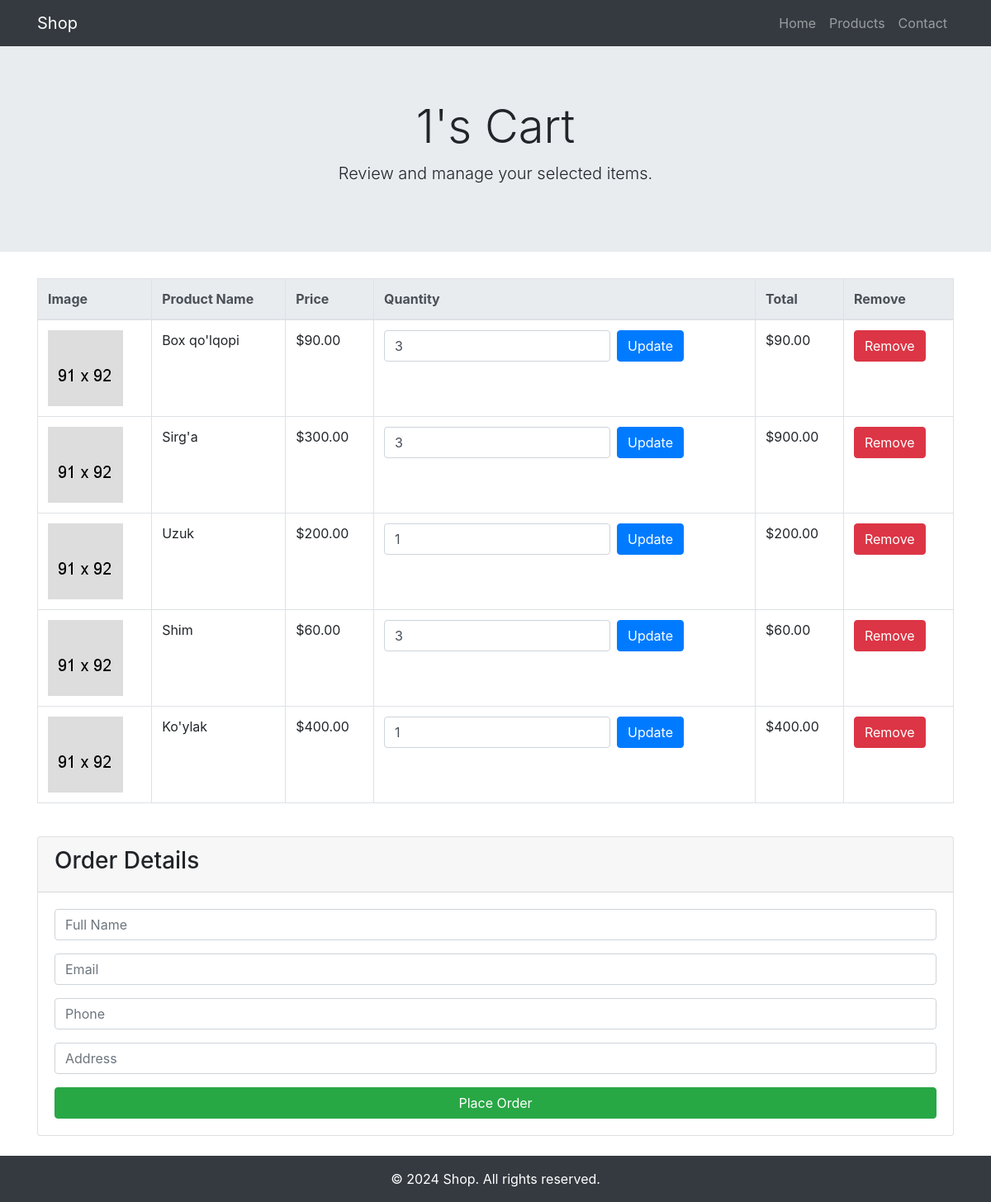
/main/user/mycart/ (signed in), run on an earlier commit of the app's database.
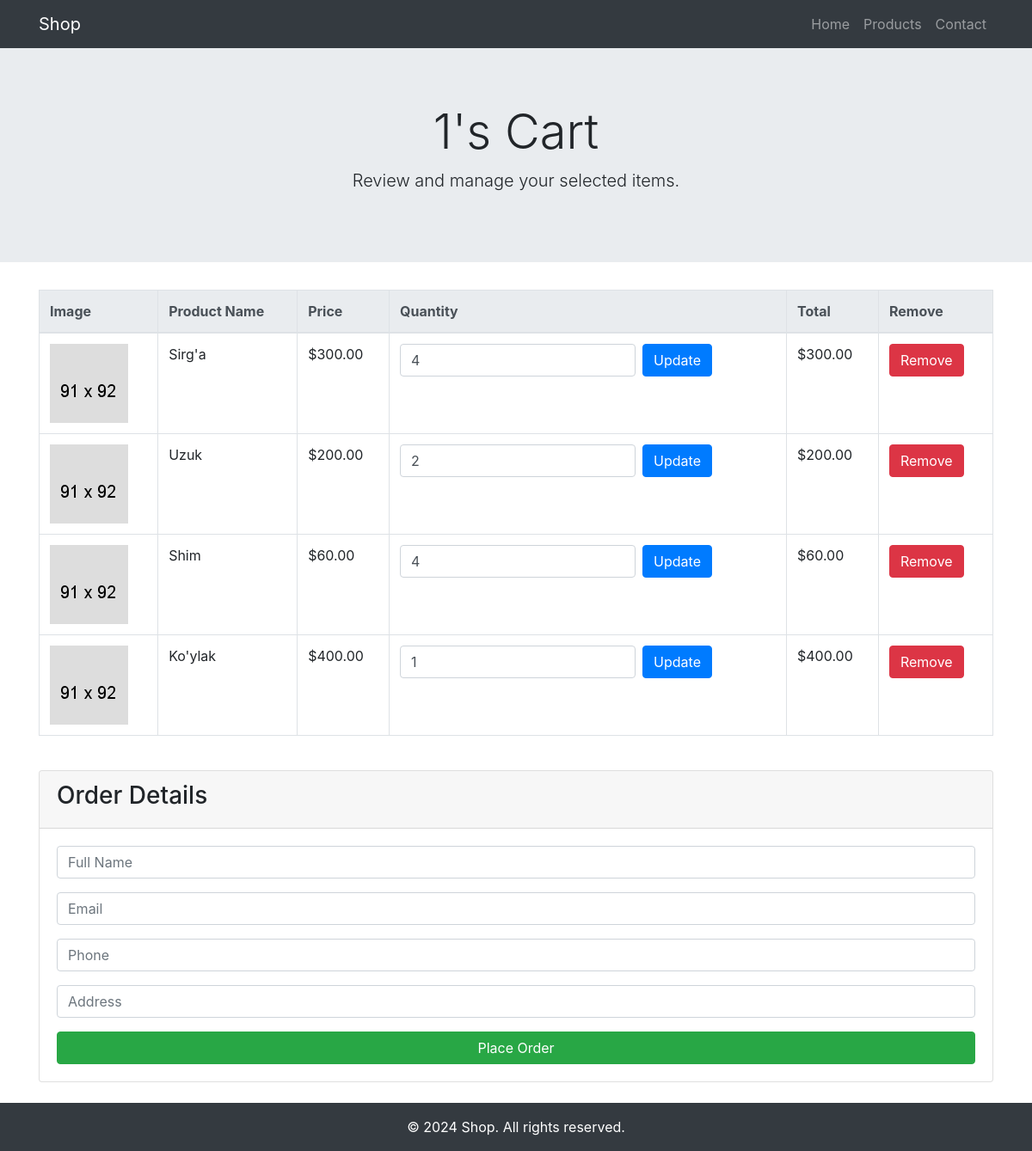
And on a later commit of the database.
### Goods/models.py (models this page shows, shortened)
class Cart(models.Model):
    author = models.ForeignKey(User, on_delete=models.SET_NULL, null=True, related_name='carts')
    is_active = models.BooleanField(default=True)
    shopping_date = models.DateTimeField(blank=True, null=True)

class CartProduct(models.Model):
    productImg = models.ForeignKey(ProductImg, on_delete=models.SET_NULL, null=True, related_name='cart_products')
    product = models.ForeignKey(Product, on_delete=models.SET_NULL, null=True)
    cart = models.ForeignKey(Cart, on_delete=models.CASCADE, related_name='cart_products')
    quantity = models.PositiveIntegerField(default=1)
    total_price = models.DecimalField(max_digits=10, decimal_places=2, blank=True, null=True)

class Product(models.Model):
    name = models.CharField(max_length=255)
    quantity = models.PositiveIntegerField(default=1)
    price = models.DecimalField(max_digits=8, decimal_places=2)
    category = models.ForeignKey(Category, on_delete=models.CASCADE, related_name='products')
    description = models.TextField()

### Goods/user/views.py (the view)
# urls.py: path('mycart/', views.myCart, name='mycart'),
def myCart(request):
    cart = models.Cart.objects.get(author=request.user, is_active=True)
    cartProduct = models.CartProduct.objects.filter(cart=cart)
    context = {}
    context['cart']=cart
    context['cartpro']=cartProduct
    return render(request, 'user/detail.html', context)

### templates/user/detail.html (shortened to what this page needs)
<!DOCTYPE html>
{% load static %}
<html lang="en">
<head>
    <link href="https://stackpath.bootstrapcdn.com/bootstrap/4.5.2/css/bootstrap.min.css" rel="stylesheet">
</head>
<body>
    <nav class="navbar navbar-expand-lg navbar-dark bg-dark">
        <div class="container">
            <a class="navbar-brand" href="{% url 'index' %}">Shop</a>
            <div class="collapse navbar-collapse" id="navbarNav">
                <ul class="navbar-nav ml-auto">
                    <li class="nav-item">
                        <a class="nav-link" href="{% url 'index' %}">Home</a>
                    </li>
                    <li class="nav-item">
                        <a class="nav-link" href="#">Products</a>
                    </li>
                    <li class="nav-item">
                        <a class="nav-link" href="#">Contact</a>
                    </li>
                </ul>
            </div>
        </div>
    </nav>
    <div class="jumbotron jumbotron-fluid text-center">
        <div class="container">
            <h1 class="display-4">{{ cart.author.username }}'s Cart</h1>
            <p class="lead">Review and manage your selected items.</p>
        </div>
    </div>
    <div class="container mt-4">
        <div class="table-responsive">
            <table class="table table-bordered table-hover">
                <thead class="thead-light">
                    <tr>
                        <th>Image</th>
                        <th>Product Name</th>
                        <th>Price</th>
                        <th>Quantity</th>
                        <th>Total</th>
                        <th>Remove</th>
                    </tr>
                </thead>
                <tbody>
                    {% for pro in cartpro %}
                    <tr>
                        <td>
                            <a href="#"><img width="91" height="91" src="{% static 'assets/img/cart/cat-img-1.png' %}" alt="Image" class="img-fluid"></a>
                        </td>
                        <td>{{ pro.product.name }}</td>
                        <td>${{ pro.product.price }}</td>
                        <td>
                            <form action="{% url 'substract' pro.id %}" method="POST" class="form-inline">
                                <input type="number" value="{{ pro.quantity }}" name="quantity" min="0" class="form-control mr-2">
                                <button type="submit" class="btn btn-primary">Update</button>
                            </form>
                        </td>
                        <td>${{ pro.total_price }}</td>
                        <td>
                            <a href="{% url 'delete' pro.id %}" class="btn btn-danger">Remove</a>
                        </td>
                    </tr>
                    {% endfor %}
                </tbody>
            </table>
        </div>
        <div class="card mt-4">
            <div class="card-header">
                <h3>Order Details</h3>
            </div>
            <div class="card-body">
                <form action="{% url 'createOrder' cart.id %}" method="post">
                    <div class="form-group">
                        <input type="text" name="full_name" placeholder="Full Name" class="form-control">
                    </div>
                    <div class="form-group">
                        <input type="email" name="email" placeholder="Email" class="form-control">
                    </div>
                    <div class="form-group">
                        <input type="text" name="phone" placeholder="Phone" class="form-control">
                    </div>
                    <div class="form-group">
                        <input type="text" name="address" placeholder="Address" class="form-control">
                    </div>
                    <button type="submit" class="btn btn-success btn-block">Place Order</button>
                </form>
            </div>
        </div>
    </div>
    <footer class="bg-dark text-white text-center py-3 mt-4">
        <div class="container">
            <p class="mb-0">© 2024 Shop. All rights reserved.</p>
        </div>
    </footer>
</body>
</html>

What changed in the data, as far as the page shows it:
removed CartProduct: product.name "Box qo'lqopi", product.price "90.00", quantity "3", total_price "90.00"
changed CartProduct "Sirg'a": quantity "3" → "4"; total_price "900.00" → "300.00"
changed CartProduct "Uzuk": quantity "1" → "2"
changed CartProduct "Shim": quantity "3" → "4"
